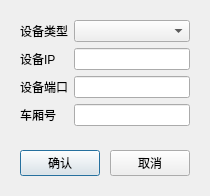
<?xml version="1.0" encoding="UTF-8"?>
<ui version="4.0">
 <class>LinkDeviceConfig</class>
 <widget class="QDialog" name="LinkDeviceConfig">
  <property name="geometry">
   <rect>
    <x>0</x>
    <y>0</y>
    <width>210</width>
    <height>181</height>
   </rect>
  </property>
  <property name="windowTitle">
   <string>Dialog</string>
  </property>
  <layout class="QGridLayout" name="gridLayout">
   <item row="0" column="0">
    <widget class="QWidget" name="widget_3" native="true">
     <layout class="QGridLayout" name="gridLayout_2">
      <item row="0" column="0">
       <widget class="QLabel" name="label">
        <property name="text">
         <string>设备类型</string>
        </property>
       </widget>
      </item>
      <item row="1" column="0">
       <widget class="QLabel" name="label_2">
        <property name="text">
         <string>设备IP</string>
        </property>
       </widget>
      </item>
      <item row="1" column="1">
       <widget class="QLineEdit" name="txt_ip"/>
      </item>
      <item row="2" column="0">
       <widget class="QLabel" name="label_3">
        <property name="text">
         <string>设备端口</string>
        </property>
       </widget>
      </item>
      <item row="2" column="1">
       <widget class="QLineEdit" name="txt_port"/>
      </item>
      <item row="3" column="0">
       <widget class="QLabel" name="label_4">
        <property name="text">
         <string>车厢号</string>
        </property>
       </widget>
      </item>
      <item row="3" column="1">
       <widget class="QLineEdit" name="txt_wagon"/>
      </item>
      <item row="0" column="1">
       <widget class="QComboBox" name="cbox_type"/>
      </item>
     </layout>
    </widget>
   </item>
   <item row="1" column="0">
    <widget class="QWidget" name="widget" native="true">
     <layout class="QHBoxLayout" name="horizontalLayout">
      <item>
       <spacer name="horizontalSpacer_2">
        <property name="orientation">
         <enum>Qt::Horizontal</enum>
        </property>
        <property name="sizeHint" stdset="0">
         <size>
          <width>40</width>
          <height>20</height>
         </size>
        </property>
       </spacer>
      </item>
      <item>
       <widget class="QPushButton" name="btn_ok">
        <property name="text">
         <string>确认</string>
        </property>
       </widget>
      </item>
      <item>
       <spacer name="horizontalSpacer">
        <property name="orientation">
         <enum>Qt::Horizontal</enum>
        </property>
        <property name="sizeHint" stdset="0">
         <size>
          <width>60</width>
          <height>20</height>
         </size>
        </property>
       </spacer>
      </item>
      <item>
       <widget class="QPushButton" name="btn_cancel">
        <property name="text">
         <string>取消</string>
        </property>
       </widget>
      </item>
      <item>
       <spacer name="horizontalSpacer_3">
        <property name="orientation">
         <enum>Qt::Horizontal</enum>
        </property>
        <property name="sizeHint" stdset="0">
         <size>
          <width>40</width>
          <height>20</height>
         </size>
        </property>
       </spacer>
      </item>
     </layout>
    </widget>
   </item>
  </layout>
 </widget>
 <resources/>
 <connections/>
</ui>
